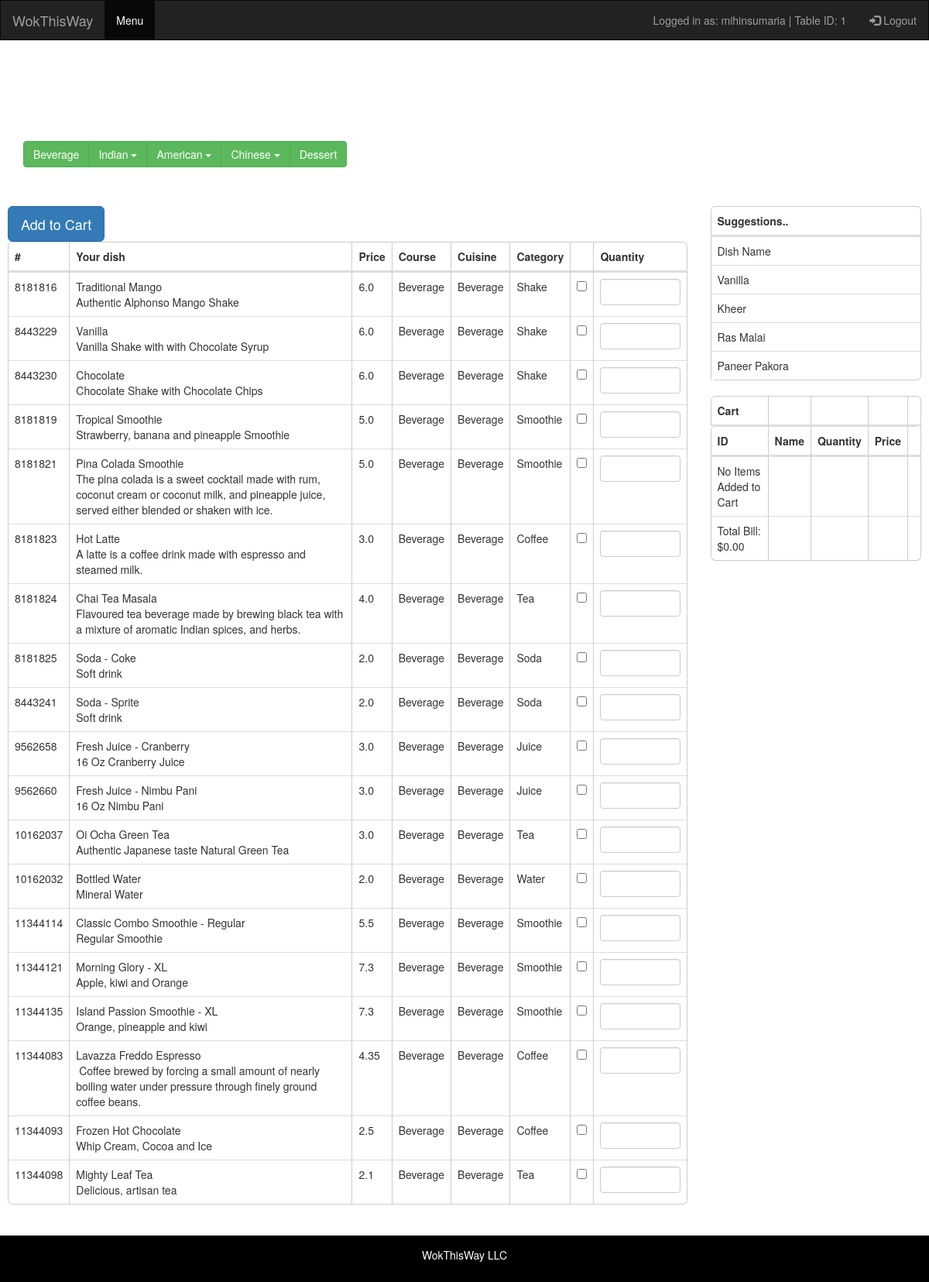
The app's page /beverage/ (signed in) with its own data.
### restaurantmanagementsystem/models.py (models this page shows, shortened)
class Food(models.Model):
	ID=models.BigIntegerField(primary_key=True)
	name=models.CharField(max_length=50)
	description=models.CharField(max_length=300)
	price=models.FloatField()
	course=models.CharField(max_length=50)
	cuisine=models.CharField(max_length=50)
	category=models.CharField(max_length=50)

### restaurantmanagementsystem/views.py (the view)
# urls.py: url(r'^beverage/$',views.beverage_menu, name = 'beverage'),
def beverage_menu(request):
    username=request.session['username']
    tableid=request.session['tableid']
    global cart
    food_list = Food.objects.filter(cuisine = 'Beverage')
    bill = total_bill()
    recommendation = get_recommedations()
    return render(request,'restaurantmanagementsystem/menu.html',{'food_list':food_list,'cart':cart,'bill':bill,'username':username,'recommendation':recommendation,'tableid':tableid})

### restaurantmanagementsystem/views.py (called while the page is built)
def total_bill():
    global cart
    totalprice =0
    for item in cart:
        totalprice += item.get_price()
    return "{0:.2f}".format(totalprice)

def get_recommedations():
    recommendation=dict()
    foodFreq = Order.objects.values_list('food').annotate(Count('food'))
    for food,freq in foodFreq:
        name = Food.objects.values_list('name', flat = 'True').get(ID= food)
        recommendation[name]= freq
    recommendationSorted =sorted(recommendation.items(), key=lambda x: x[1])
    lenght = len(recommendationSorted)
    if(lenght>4):
        recommendationSorted = recommendationSorted[lenght-4:lenght]
    return reversed(recommendationSorted)

### restaurantmanagementsystem/templates/restaurantmanagementsystem/menu.html (shortened to what this page needs)
<!DOCTYPE html>
<html lang="en">
<head>
  <link rel="stylesheet" href="https://maxcdn.bootstrapcdn.com/bootstrap/3.3.7/css/bootstrap.min.css">
      {% load staticfiles %}
      /*{% load staticfiles %}
</head>
<body>
<nav class="navbar navbar-inverse">
  <div class="container-fluid">
    <div class="navbar-header">
      <a class="navbar-brand" href="#">WokThisWay</a>
    </div>
    <ul class="nav navbar-nav">
      <li class="active"><a href="{% url 'guest_menu_page' %}">Menu</a></li>
    </ul>
    <ul class="nav navbar-nav navbar-right">
      <li><span class="navbar-text">Logged in as: {{ username }} | Table ID: {{tableid}}</span></li>
      <li><a href="{% url 'logout' %}"><span class="glyphicon glyphicon-log-in"></span> Logout</a></li>
    </ul>
  </div>
</nav>
<div class="container" text-align:center>
  <h1>Wok this Way!</h1>
  <p>One stop solution for quick meals..</p>
  <p>Easy ordering and take away system</p>
</div>
<div class="container">
  <div class = "btn-group">
    <a href="{% url 'beverage' %}" style="color: white;" class="btn btn-success">Beverage</a>
    <div class="btn-group">
      <button type="button" class="btn btn-success dropdown-toggle" data-toggle="dropdown">Indian <span class="caret"></span></button>
    </div>
    <div class="btn-group">
      <button type="button" class="btn btn-success dropdown-toggle" data-toggle="dropdown">American <span class="caret"></span></button>
    </div>
    <div class="btn-group">
      <button type="button" class="btn btn-success dropdown-toggle" data-toggle="dropdown">Chinese <span class="caret"></span></button>
    </div>
    <a href="{% url 'dessert' %}" style="color: white;" class="btn btn-success">Dessert</a>
  </div>
</div>
  <br><br>
<div class="row" style="background-color: rgba(255,255,255,0.7); padding: 10px 10px 10px 10px; margin-bottom: 20px;">
  <div class="col-sm-9" style="margin-bottom: 30px">
    <form action="{% url 'add_to_cart'%}" method="POST">
  <div class="table-responsive">
  <table class="table table-hover table-curved">
    <thead class="thead-inverse">
      <tr>
        <th>#</th>
        <th>Your dish</th>
        <th>Price</th>
        <th>Course</th>
        <th>Cuisine</th>
        <th>Category</th>
        <th></th>
        <th>Quantity</th>
      </tr>
    </thead>
    <tbody>
      {% if food_list %}
      {% for food in food_list %}
      <tr>
        <td>{{food.ID}}</td>
        <td>{{food.name}} <br>{{food.description}}</td>
        <td>{{food.price}}</td>
        <td>{{food.course}}</td>
        <td>{{food.cuisine}}</td>
        <td>{{food.category}}</td>
    <td class="vcenter"><input type="checkbox" name = "food" id="{{food.ID}}" value= "{{food.ID}}"/></td>
    <td>
    <input type="number" class="form-control" name = "quantity" id="{{food.ID}}"   min="1" >
    </td>
      </tr>
      {%endfor%}
    <button type="submit" class="btn btn-primary btn-lg">Add to Cart</button>
    <br>
    {%endif%}
    </tbody>
  </table>
</div></form></div>
  <div class="col-sm-3">
  <div class="table-responsive">
  <table class="table table-hover table-curved">
    <thead>
      <tr><th>Suggestions..</th></tr>
      {%if recommendation%}
      <tr>
        <td>Dish Name</td>
    </tr>
      {% for k,v in recommendation%}
      <tr>
        <td>{{k}}</td>
    </tr>
    {%endfor%}
    {% else %}
    <tr>
      <td>No Suggestions to Show</td>
    </tr>
    {%endif%}
    </table>
  </div>
  <form action="{% url 'cart_transaction'%}" method="POST">
  <div class="table-responsive">
  <table class="table table-hover table-curved">
    <thead>
      <tr>
        <th>Cart</th>
        <th><br/></th>
        <th><br/></th>
        <th><br/></th>
        <th><br/></th>
      </tr>
      <tr>
        <th>ID</th>
        <th>Name</th>
        <th>Quantity</th>
        <th>Price</th>
        <th><br/></th>
      </tr>
    </thead>
    <tbody>
      {%if cart%}
      {%for item in cart%}
    <tr><td>{{item.get_id}}</td>
      <td>{{item.get_name}}</td>
    <td>{{item.get_qty}}</td>
    <td>{{item.get_price}}</td>
    <td><input type="checkbox" name = "remove_check" id="" value= "{{item.get_id}}"/></td>
  </tr>
  {%endfor%}
  <tr><button type="submit" class="btn btn-md btn-primary" style="margin-right: 5px; margin-bottom: 10px;" name = "order" >Order</button>
    <button type="submit" class="btn btn-md btn-primary" name = "remove" style="margin-left: 5px; margin-bottom: 10px;">Remove</button> </tr>
    </tbody>
    {%else%}
    <tr>
    <td>No Items Added to Cart</td>
    <td> </td>
    <td> </td>
    <td> </td>
    <td> </td>
  </tr>
    {%endif%}
  <tr>
    <td>Total Bill: ${{bill}}</td>
    <td> </td>
    <td> </td>
    <td> </td>
    <td> </td>
  </tr>
</table>
  </div>
</form>
  </div>
</div>
<br>
<div class="navbar navbar-fixed-bottom">
  <footer class="container-fluid text-center">
    <p>WokThisWay LLC</p>
  </footer>
</div>
</body>
</html>

### records on screen
Food: ID "8181816", name "Traditional Mango", description "Authentic Alphonso Mango Shake", price "6.0", course "Beverage", cuisine "Beverage", category "Shake"
Food: ID "8443229", name "Vanilla", description "Vanilla Shake with with Chocolate Syrup", price "6.0", course "Beverage", cuisine "Beverage", category "Shake"
Food: ID "8443230", name "Chocolate", description "Chocolate Shake with Chocolate Chips", price "6.0", course "Beverage", cuisine "Beverage", category "Shake"
Food: ID "8181819", name "Tropical Smoothie", description "Strawberry, banana and pineapple Smoothie", price "5.0", course "Beverage", cuisine "Beverage", category "Smoothie"
Food: ID "8181821", name "Pina Colada Smoothie", description "The pina colada is a sweet cocktail made with rum, coconut cream or coconut milk, and pineapple juice, served either blended or shaken with ice.", price "5.0", course "Beverage", cuisine "Beverage", category "Smoothie"
Food: ID "8181823", name "Hot Latte", description "A latte is a coffee drink made with espresso and steamed milk.", price "3.0", course "Beverage", cuisine "Beverage", category "Coffee"
Food: ID "8181824", name "Chai Tea Masala", description "Flavoured tea beverage made by brewing black tea with a mixture of aromatic Indian spices, and herbs.", price "4.0", course "Beverage", cuisine "Beverage", category "Tea"
Food: ID "8181825", name "Soda - Coke", description "Soft drink", price "2.0", course "Beverage", cuisine "Beverage", category "Soda"
Food: ID "8443241", name "Soda - Sprite", description "Soft drink", price "2.0", course "Beverage", cuisine "Beverage", category "Soda"
Food: ID "9562658", name "Fresh Juice - Cranberry", description "16 Oz Cranberry Juice", price "3.0", course "Beverage", cuisine "Beverage", category "Juice"
Food: ID "9562660", name "Fresh Juice - Nimbu Pani", description "16 Oz Nimbu Pani", price "3.0", course "Beverage", cuisine "Beverage", category "Juice"
Food: ID "10162037", name "Oi Ocha Green Tea", description "Authentic Japanese taste Natural Green Tea", price "3.0", course "Beverage", cuisine "Beverage", category "Tea"
Food: ID "10162032", name "Bottled Water", description "Mineral Water", price "2.0", course "Beverage", cuisine "Beverage", category "Water"
Food: ID "11344114", name "Classic Combo Smoothie - Regular", description "Regular Smoothie", price "5.5", course "Beverage", cuisine "Beverage", category "Smoothie"
Food: ID "11344121", name "Morning Glory - XL", description "Apple, kiwi and Orange", price "7.3", course "Beverage", cuisine "Beverage", category "Smoothie"
Food: ID "11344135", name "Island Passion Smoothie - XL", description "Orange, pineapple and kiwi", price "7.3", course "Beverage", cuisine "Beverage", category "Smoothie"
Food: ID "11344083", name "Lavazza Freddo Espresso", description "Coffee brewed by forcing a small amount of nearly boiling water under pressure through finely ground coffee beans.", price "4.35", course "Beverage", cuisine "Beverage", category "Coffee"
Food: ID "11344093", name "Frozen Hot Chocolate", description "Whip Cream, Cocoa and Ice", price "2.5", course "Beverage", cuisine "Beverage", category "Coffee"
Food: ID "11344098", name "Mighty Leaf Tea", description "Delicious, artisan tea", price "2.1", course "Beverage", cuisine "Beverage", category "Tea"

### other values on screen
{{ username }} "mihinsumaria"
{{ tableid }} "1"
{{ k }} "Vanilla" "Kheer" "Ras Malai" "Paneer Pakora"
{{ bill }} "0.00"
